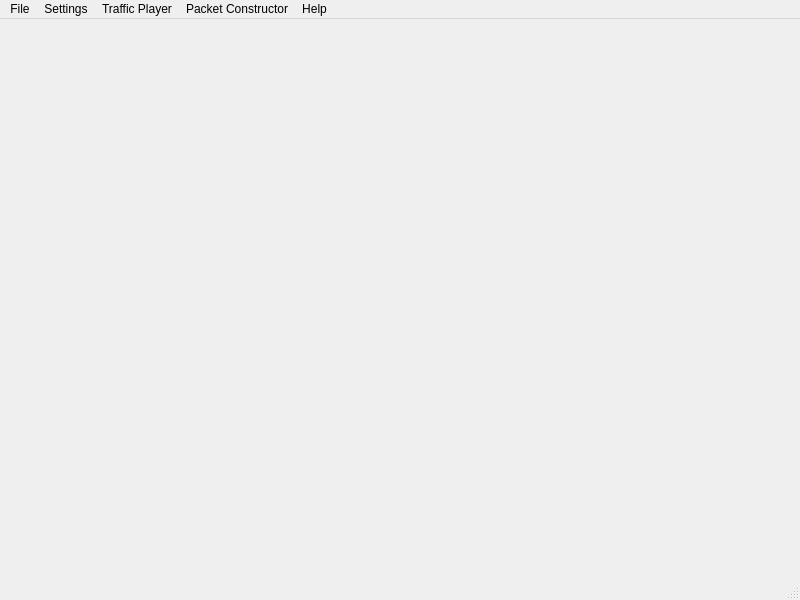
<?xml version="1.0" encoding="UTF-8"?>
<ui version="4.0">
 <class>MainWindow</class>
 <widget class="QMainWindow" name="MainWindow">
  <property name="geometry">
   <rect>
    <x>0</x>
    <y>0</y>
    <width>800</width>
    <height>600</height>
   </rect>
  </property>
  <property name="minimumSize">
   <size>
    <width>800</width>
    <height>600</height>
   </size>
  </property>
  <property name="windowTitle">
   <string>MainWindow</string>
  </property>
  <widget class="QWidget" name="centralwidget">
   <layout class="QVBoxLayout" name="verticalLayout">
    <item>
     <widget class="QStackedWidget" name="stackedWidget">
      <property name="currentIndex">
       <number>0</number>
      </property>
      <widget class="GeneratorPage" name="player"/>
      <widget class="ConstructorPage" name="constructor"/>
     </widget>
    </item>
   </layout>
  </widget>
  <widget class="QMenuBar" name="menubar">
   <property name="geometry">
    <rect>
     <x>0</x>
     <y>0</y>
     <width>800</width>
     <height>24</height>
    </rect>
   </property>
   <property name="nativeMenuBar">
    <bool>false</bool>
   </property>
   <widget class="QMenu" name="menuFile">
    <property name="title">
     <string>File</string>
    </property>
   </widget>
   <widget class="QMenu" name="menuSettings">
    <property name="title">
     <string>Settings</string>
    </property>
    <widget class="QMenu" name="menuLanguage">
     <property name="title">
      <string>Language</string>
     </property>
     <addaction name="separator"/>
     <addaction name="actionEnglish"/>
     <addaction name="action_5"/>
    </widget>
    <widget class="QMenu" name="menuTheme">
     <property name="title">
      <string>Theme</string>
     </property>
     <addaction name="actionDark"/>
     <addaction name="actionLight"/>
    </widget>
    <addaction name="menuTheme"/>
    <addaction name="separator"/>
    <addaction name="menuLanguage"/>
    <addaction name="separator"/>
   </widget>
   <widget class="QMenu" name="menuTraffic_Player">
    <property name="tearOffEnabled">
     <bool>true</bool>
    </property>
    <property name="title">
     <string>Traffic Player</string>
    </property>
   </widget>
   <widget class="QMenu" name="menuPacket_Constructor">
    <property name="tearOffEnabled">
     <bool>true</bool>
    </property>
    <property name="title">
     <string>Packet Constructor</string>
    </property>
   </widget>
   <widget class="QMenu" name="menuHelp">
    <property name="tearOffEnabled">
     <bool>false</bool>
    </property>
    <property name="title">
     <string>Help</string>
    </property>
   </widget>
   <addaction name="menuFile"/>
   <addaction name="menuSettings"/>
   <addaction name="menuTraffic_Player"/>
   <addaction name="menuPacket_Constructor"/>
   <addaction name="menuHelp"/>
  </widget>
  <widget class="QStatusBar" name="statusbar"/>
  <action name="actionEnglish">
   <property name="text">
    <string>English</string>
   </property>
  </action>
  <action name="action_5">
   <property name="text">
    <string>Українська</string>
   </property>
  </action>
  <action name="actionDark">
   <property name="text">
    <string>Dark</string>
   </property>
  </action>
  <action name="actionLight">
   <property name="text">
    <string>Light</string>
   </property>
  </action>
 </widget>
 <customwidgets>
  <customwidget>
   <class>ConstructorPage</class>
   <extends>QWidget</extends>
   <header>ConstructorPage.hpp</header>
   <container>1</container>
  </customwidget>
  <customwidget>
   <class>GeneratorPage</class>
   <extends>QWidget</extends>
   <header location="global">GeneratorPage.hpp</header>
   <container>1</container>
  </customwidget>
 </customwidgets>
 <resources/>
 <connections/>
</ui>
